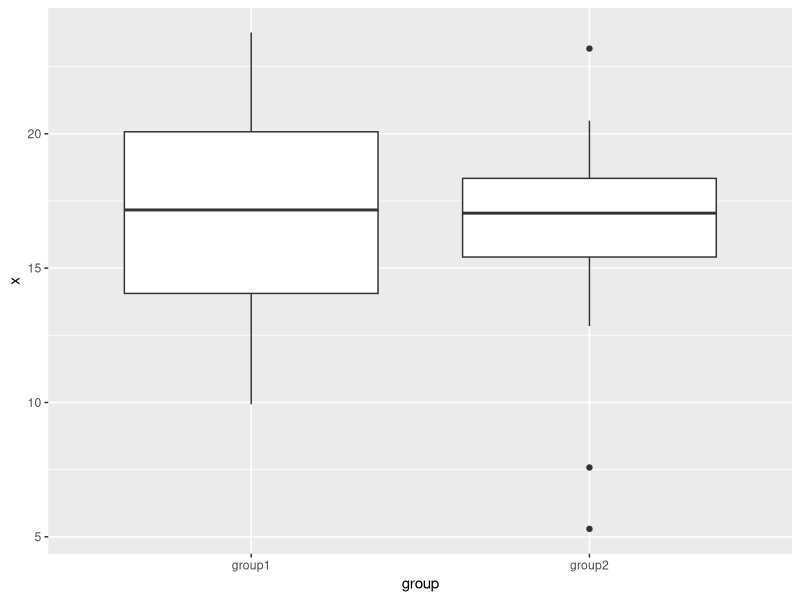

Write the R code that produced this figure.
# make dataset

df <- data.frame(x = rnorm(50, 16, 4), group = rep(c("group1", "group2"), each = 25))
library(tidyverse)

df %>% group_by(group) %>% summarise(mean = mean(x), n = length(n), sdev = sd(x))

df %>% ggplot(aes(x = group, y =x)) + geom_boxplot()
